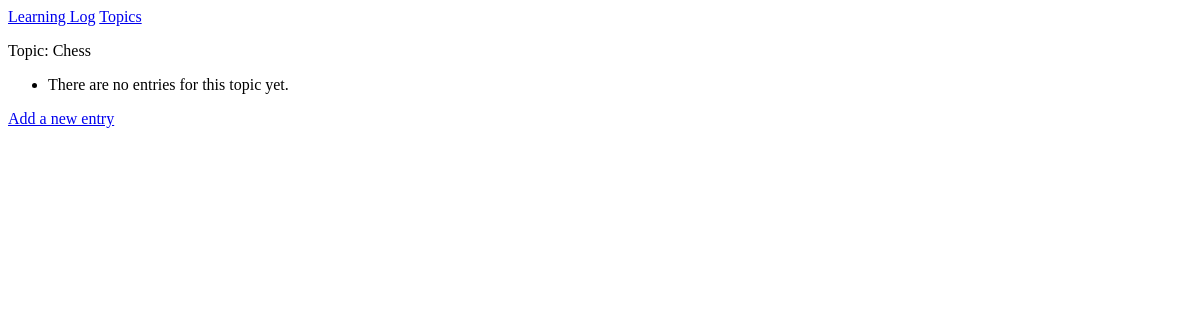
The app's page /topics/1/, older data.
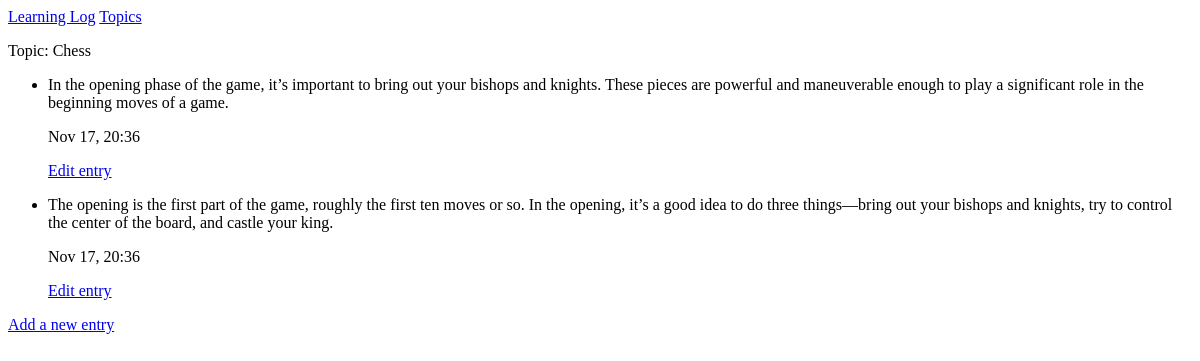
The same page, newer data.
### MainApp/models.py (models this page shows, shortened)
class Topic(models.Model):
    text = models.CharField(max_length=200)
    date_added = models.DateTimeField(auto_now_add=True)
    def __str__(self):
        return self.text

class Entry(models.Model):
    topic = models.ForeignKey(Topic,on_delete=models.CASCADE)
    text = models.TextField()
    date_added = models.DateTimeField(auto_now_add=True)
    class Meta:
        verbose_name_plural = 'entries'

### MainApp/views.py (the view)
# urls.py: path('topics/<int:topic_id>/',views.topic,name='topic'),
def topic(request, topic_id):
    topic = Topic.objects.get(id=topic_id)
    entries = topic.entry_set.order_by('-date_added')
    context = {'topic': topic, 'entries': entries}
    return render(request, 'MainApp/topic.html', context)

### MainApp/templates/MainApp/topic.html
{% extends "MainApp/base.html" %}
{% block content %}
<p>Topic: {{topic}}</p>
<ul>
    {% for entry in entries %}
    <li>
        <p>{{ entry.text|linebreaks }}</p>
        <p>{{ entry.date_added|date:'M d, H:i' }}</p>
        <p>
            <a href="{% url 'MainApp:edit_entry' entry.id %}">Edit entry</a>
        </p>
    </li>
    {% empty %}
    <li> There are no entries for this topic yet.</li>
    {% endfor %}
</ul>
<p>
    <a href="{% url 'MainApp:new_entry' topic.id %}">Add a new entry</a>
</p>
{% endblock content %}

### MainApp/templates/MainApp/base.html
<p>
    <a href = "{% url 'MainApp:index' %}">Learning Log</a>
    <a href = "{% url 'MainApp:topics' %}">Topics</a>
</p>
{% block content %}{% endblock content %}

Row changes from the older to the newer data that the page shows:
added Entry: text "In the opening phase of the game, it’s important to bring out your bishops and knights. These pieces are powerful and maneuverable enough to play a significant role in the beginning moves of a game.", date_added "Nov 17, 20:36"
added Entry: text "The opening is the first part of the game, roughly the first ten moves or so. In the opening, it’s a good idea to do three things—bring out your bishops and knights, try to control the center of the board, and castle your king.", date_added "Nov 17, 20:36"
Text that changed along with them:
text no longer shown: "There are no entries for this topic yet."
